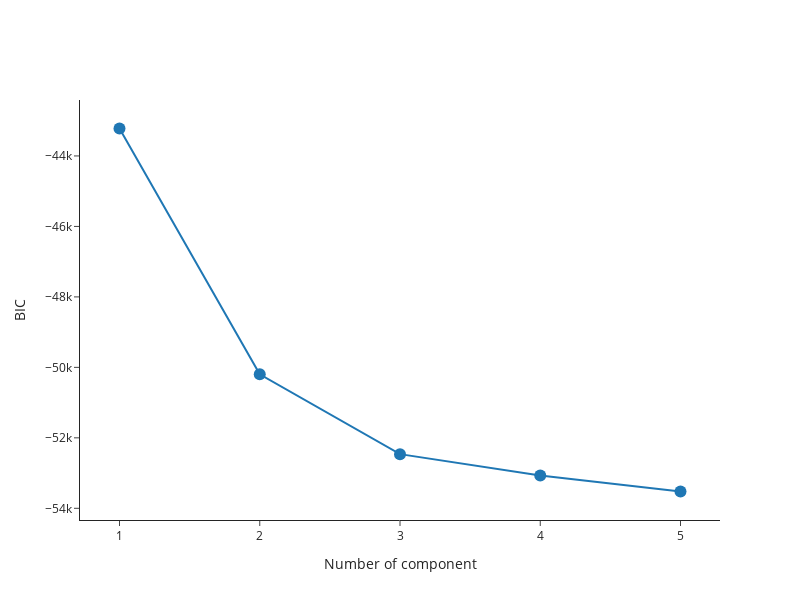

Write notebook code for a chart like this one.
### Markdown cell above
The `gui.view_bic` iteratively calculates the BIC for Gaussian mixture models using the number of Gaussian components.

**Parameters for `gui.view_bic`**<br>
> `latent`: *np.ndarray*. 2D representations learned by the autoencoder. The size of the input array must be (n, 2), where n is number of total data points.<br>

> `model`: *str*. Model for calculation of BIC. Only 'GaussianMixture' is available for now.<br>

> `n_components`: *int*. If `n_components=20`, it shows the BIC values for GMM using `n_components` from 1 to 20.<br>

> `model_args`: *Dict*. Keyword arguments for the GMM model in sklearn. For example, `random_state` is to specify the random seed for optimisation (This can make the results reproduciable); `init_params` is to specify the parameter initialisation of the GMM model ('kmeans' is recommended). See mode detail [here](https://scikit-learn.org/stable/modules/generated/sklearn.mixture.GaussianMixture.html).<br>

### Code cell
gui.view_bic(latent=latent,
            model='BayesianGaussianMixture',
            n_components=5,
            model_args={'random_state':20, 'init_params':'kmeans'})

### Figure 1 — Plotly figure (JSON) as saved in the notebook; plotly's stock layout.template omitted (floating-point values rounded to 4 significant figures)
{"data": [{"marker": {"size": 12}, "mode": "lines+markers", "type": "scatter", "x": [1, 2, 3, 4, 5], "y": [-43220.0, -50200.0, -52460.0, -53070.0, -53520.0]}], "layout": {"height": 600, "showlegend": false, "title": {"text": "", "x": 0.5}, "width": 800, "xaxis": {"title": {"text": "Number of component"}}, "yaxis": {"title": {"text": "BIC"}}}}
